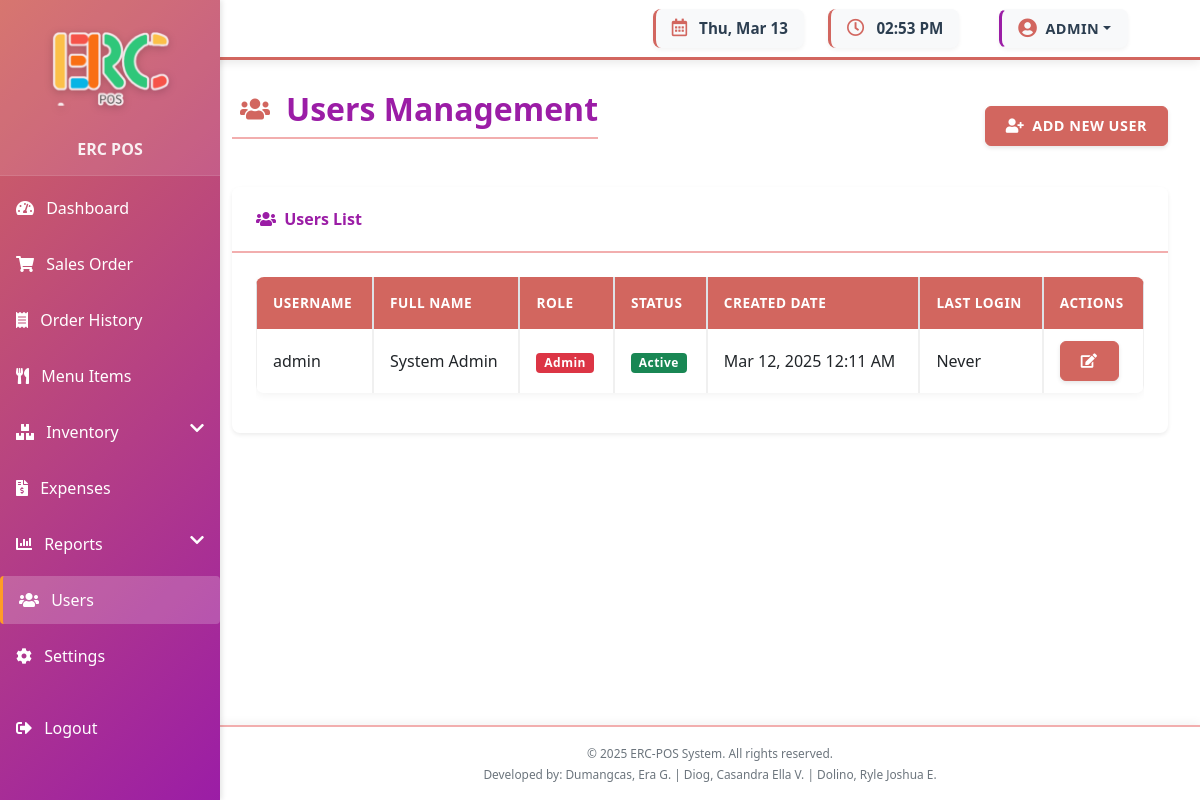
Page /views/users/index.php (signed in) on the committed database.
### tables this page shows
CREATE TABLE users (
    id INT PRIMARY KEY AUTO_INCREMENT,
    username VARCHAR(50) UNIQUE NOT NULL,
    password VARCHAR(255) NOT NULL,
    full_name VARCHAR(100) NOT NULL,
    role ENUM('admin', 'staff') NOT NULL,
    is_active BOOLEAN DEFAULT TRUE,
    created_at TIMESTAMP DEFAULT CURRENT_TIMESTAMP,
    created_by INT,
    updated_at TIMESTAMP DEFAULT CURRENT_TIMESTAMP ON UPDATE CURRENT_TIMESTAMP,
    updated_by INT,
    last_login TIMESTAMP NULL,
    FOREIGN KEY (created_by) REFERENCES users(id),
    FOREIGN KEY (updated_by) REFERENCES users(id)
);

### views/users/index.php (the view, shortened to what this page needs)
<?php
include __DIR__ . '/../../static/templates/header.php';
$stmt = $conn->prepare("
    SELECT
        id,
        username,
        full_name,
        role,
        is_active,
        created_at,
        last_login
    FROM users
    ORDER BY created_at DESC
");
$stmt->execute();
$users = $stmt->fetchAll();
?>
<div class="container-fluid py-4">
    <div class="d-flex justify-content-between align-items-center">
        <h1 class="h2">
            <i class="fas fa-users me-2"></i>
            Users Management
        </h1>
        <button class="btn btn-primary" data-bs-toggle="modal" data-bs-target="#addUserModal">
            <i class="fas fa-user-plus me-2"></i>Add New User
        </button>
    </div>
    <div class="card mt-4 shadow-sm">
        <div class="card-header">
            <i class="fas fa-users me-1"></i>
            Users List
        </div>
        <div class="card-body">
            <div class="table-responsive">
                <table class="table table-bordered table-hover" id="usersTable">
                    <thead>
                        <tr>
                            <th>Username</th>
                            <th>Full Name</th>
                            <th>Role</th>
                            <th>Status</th>
                            <th>Created Date</th>
                            <th>Last Login</th>
                            <th>Actions</th>
                        </tr>
                    </thead>
                    <tbody>
                        <?php foreach ($users as $user): ?>
                            <tr>
                                <td><?php echo htmlspecialchars($user['username']); ?></td>
                                <td><?php echo htmlspecialchars($user['full_name']); ?></td>
                                <td>
                                    <span class="badge <?php echo $user['role'] === 'admin' ? 'bg-danger' : 'bg-primary'; ?>">
                                        <?php echo ucfirst($user['role']); ?>
                                    </span>
                                </td>
                                <td>
                                    <span class="badge <?php echo $user['is_active'] ? 'bg-success' : 'bg-secondary'; ?>">
                                        <?php echo $user['is_active'] ? 'Active' : 'Inactive'; ?>
                                    </span>
                                </td>
                                <td><?php echo date('M d, Y h:i A', strtotime($user['created_at'])); ?></td>
                                <td>
                                    <?php echo $user['last_login'] ? date('M d, Y h:i A', strtotime($user['last_login'])) : 'Never'; ?>
                                </td>
                                <td>
                                    <button class="btn btn-sm btn-primary edit-user"
                                            data-id="<?php echo $user['id']; ?>"
                                            data-username="<?php echo htmlspecialchars($user['username']); ?>"
                                            data-full-name="<?php echo htmlspecialchars($user['full_name']); ?>"
                                            data-role="<?php echo $user['role']; ?>"
                                            data-status="<?php echo $user['is_active']; ?>"
                                            data-bs-toggle="modal"
                                            data-bs-target="#editUserModal">
                                        <i class="fas fa-edit"></i>
                                    </button>
                                </td>
                            </tr>
                        <?php endforeach; ?>
                    </tbody>
                </table>
            </div>
        </div>
    </div>
</div>
<?php include __DIR__ . '/../../static/templates/footer.php'; ?>

### assets/css/style.css (style rules this page uses)
:root { --primary-color: #D2665F; --secondary-color: #F2AEAE; --accent-color: #9B1DA6; --highlight-color: #FF9D25; }
.card { border: none; box-shadow: 0 4px 12px rgba(0, 0, 0, 0.08); transition: transform 0.3s, box-shadow 0.3s; margin-bottom: 1.5rem; border-radius: 8px; overflow: hidden; }
.card-header { background-color: white; border-bottom: 2px solid var(--secondary-color); padding: 1.25rem 1.5rem; font-weight: 600; color: var(--accent-color); }
.card-body { padding: 1.5rem; }
.table { border-collapse: separate; border-spacing: 0; width: 100%; border-radius: 8px; overflow: hidden; box-shadow: 0 2px 8px rgba(0, 0, 0, 0.05); }
.table th { border-top: none; background-color: var(--primary-color); color: white; font-weight: 600; text-transform: uppercase; font-size: 0.85rem; letter-spacing: 0.5px; padding: 1rem; }
.table td { padding: 0.75rem 1rem; vertical-align: middle; border-color: #f0f0f0; }
.btn { font-weight: 600; padding: 0.5rem 1.25rem; border-radius: 6px; transition: all 0.3s ease; box-shadow: 0 2px 4px rgba(0, 0, 0, 0.1); text-transform: uppercase; letter-spacing: 0.5px; font-size: 0.9rem; }
.btn-primary { background-color: var(--primary-color); border-color: var(--primary-color); }
.badge { font-weight: 600; letter-spacing: 0.5px; }
h1.h2, h1 { display: flex; align-items: center; color: var(--accent-color); font-weight: 600; position: relative; padding-bottom: 0.5rem; margin-bottom: 1.5rem; border-bottom: 2px solid var(--secondary-color); }
h1.h2 i, h1 i { font-size: 1.5rem; margin-right: 0.75rem; color: var(--primary-color); background: rgba(var(--primary-rgb), 0.1); padding: 0.5rem; border-radius: 8px; transition: all 0.3s ease; }

### rows in the picture
users: username "admin", full_name "System Admin", role "Admin", is_active "Active", created_at "Mar 12, 2025 12:11 AM", shows "Never"

### other values in the picture
$_SESSION['username'] "ADMIN"
